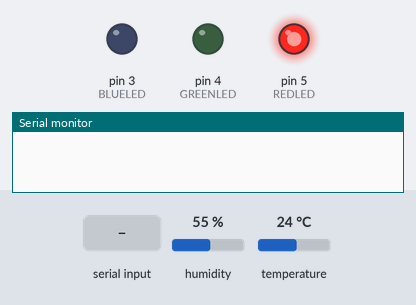
The sketch below on a simulated Arduino Mega 2560, built with avr-gcc and run on an emulated ATmega2560. Shown: output pins drawn as LEDs (lit = HIGH), the last lines printed to the serial monitor. The test bench sets the inputs (shaded band); at power-on: humidity 55 %, temperature 24 °C. The modem accepts every AT command (registered, SIM ready, sends succeed) and sends nothing else.

Above: at 0.01 s.
At 0.6 s:
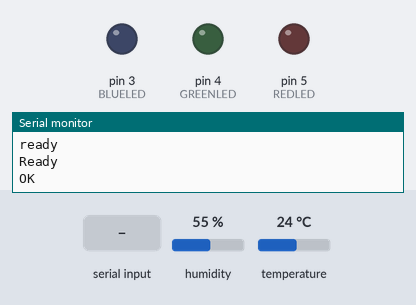
At 7.2 s:
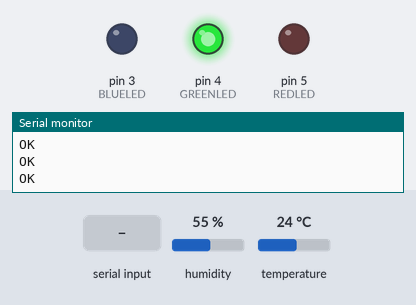
7.3 s: "GET / \n" received over the second serial link
Timing chart, 0 to 10.3 s (numbered marks = the images above; inputs shaded):
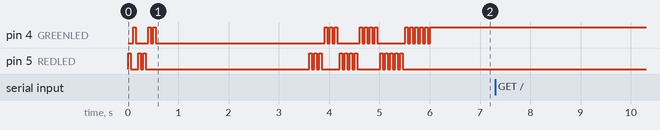

The sketch:

esp8266_dht_apwebserver_1m0.ino
```cpp
/*
original material from
https://petestechprojects.wordpress.com/2014/12/10/mini-server-on-arduino-esp8266/
Start up a very mini web server
******* This requires the Mega 2560 board *****

adapted sketch by niq_ro from http://www.tehnic.go.ro
http://nicuflorica.blogspot.ro/
http://arduinotehniq.blogspot.com/

 */

#include <DHT.h>

#define DHTPIN 8     // what pin we're connected the DHT output
#define DHTTYPE DHT11   // DHT 11
//#define DHTTYPE DHT22   // DHT 22
DHT dht(DHTPIN, DHTTYPE);


#define TIMEOUT 5000 // mS
#define GREENLED 4
#define REDLED 5
#define BLUELED 3

boolean RED_State = false;
boolean GREEN_State = false;
boolean BLUE_State = false;

void setup()
{
 dht.begin();

 pinMode(REDLED,OUTPUT);
 pinMode(GREENLED,OUTPUT);
 pinMode(BLUELED,OUTPUT);

 Serial.begin(115200);
 Serial2.begin(115200);

 int CommandStep = 1;

 //This initializes the Wifi Module as a server
 BlinkLED(REDLED,CommandStep,50);
 SendCommand("AT+RST", "Ready", true);
 BlinkLED(GREENLED,CommandStep,50);
 CommandStep++;

 BlinkLED(REDLED,CommandStep,50);
 //SendCommand("AT+GMR", "OK", true);
 SendCommand("AT+CWMODE=2", "OK", false);  // AP mode
 BlinkLED(GREENLED,CommandStep,50);
 CommandStep++;

 delay(3000);

 BlinkLED(REDLED,CommandStep,50);
 SendCommand("AT+CIFSR", "OK", true);
 BlinkLED(GREENLED,CommandStep,50);
 CommandStep++;


 BlinkLED(REDLED,CommandStep,50);
 SendCommand("AT+CIPMUX=1","OK",true);
 BlinkLED(GREENLED,CommandStep,50);
 CommandStep++;

 BlinkLED(REDLED,CommandStep,50);
 SendCommand("AT+CIPSERVER=1,80","OK",true);
 BlinkLED(GREENLED,CommandStep,50);

 digitalWrite(GREENLED,HIGH);
 //----------------------------------------------------
}

void BlinkLED(int LEDPin, int NumberOfBlinks, int OnDuration)
{
 for (int x=1; x <= NumberOfBlinks ; x ++){
 digitalWrite(LEDPin,HIGH);
 delay(OnDuration);
 digitalWrite(LEDPin,LOW);
 delay(OnDuration);
 }
}


void loop(){
 String IncomingString="";
 char SingleChar;
 boolean StringReady = false;

//int h = dht.readHumidity();
//float t = dht.readTemperature();

 //*** Handle each character that is coming in from the ESP8266 ****
 while(Serial2.available())
 {
 IncomingChar (Serial2.read ());
 }

 while(Serial.available())
 {
 Serial2.write(Serial.read());
 }

}


void ProcessCommand (const char * data)
{
 Serial.println (data);

 String IncomingLine = String(data);

 if (IncomingLine.indexOf("GET / ") != -1) {
 char ClientIdChar = IncomingLine.charAt(5);
 echoFind("OK");
 delay(100);
 int h = dht.readHumidity();
 float t = dht.readTemperature();
 SendHTML(String(ClientIdChar), h, t);
 }

}


void SendHTML(String ClientId, int has, float te){
 Serial.println("Someone requested a HTML Page on Client Id:" + ClientId );
 SendClient("<HTML><HEAD><meta http-equiv=\"refresh\" content=\"20\"><TITLE>niq_ro's ESP8266 Server</TITLE></HEAD>"
// autorefresh at every 20 seconds...
 "<BODY><center><H1>Welcome to niq_ro's ESP8266 page</H1>",ClientId);
 SendClient("<BR><BR><h2>humidity = ",ClientId);
 SendClient(String(has),ClientId);
 SendClient(" % RH <br> temperature = ",ClientId);

int te2 = te*10;
if (te2 > 0) SendClient("+",ClientId);
if (te2 < 0)
    {
    te2 = -te2;
    SendClient("+",ClientId);
    }
 int te21 = te2/10;
 int te22 = te2 - 10*te21;
 SendClient(String(te21),ClientId);
 SendClient(",",ClientId);
 SendClient(String(te22),ClientId);
 SendClient("<sup>o</sup>C <br><p><p> Up time: ",ClientId);
 SendClient(String(millis()/1000),ClientId);
 SendClient(" second(s)...",ClientId);
 SendClient("</BODY></HTML>",ClientId);
 SendCommand("AT+CIPCLOSE="+ ClientId,"OK",true);
}

void SendClient(String ToClientString,String ClientID){
 SendCommand("AT+CIPSEND=" + ClientID + ","+ (ToClientString.length() +2) ,">",false);
 SendCommand(ToClientString,"OK",false);
}


void IncomingChar (const byte InChar)
{
 static char InLine [500]; //Hope we don't get more than that in one line
 static unsigned int Position = 0;

 switch (InChar)
 {
 case '\r': // Don't care about carriage return so throw away.
 break;

 case '\n':
 InLine [Position] = 0;
 ProcessCommand (InLine);
 Position = 0;
 break;

 default:
 InLine [Position++] = InChar;
 }

}


//************** This section specific to simple AT command with no need to parse the response ************
// Warning: Will drop any characters coming in while waiting for the indicated response.
boolean SendCommand(String cmd, String ack, boolean halt_on_fail)
{
 Serial2.println(cmd); // Send command to module

 // Otherwise wait for ack.
 if (!echoFind(ack)) // timed out waiting for ack string
 if (halt_on_fail)
 errorHalt(cmd+" failed");// Critical failure halt.
 else
 return false; // Let the caller handle it.
 return true; // ack blank or ack found
}

// Read characters from WiFi module and echo to serial until keyword occurs or timeout.
boolean echoFind(String keyword)
{
 byte current_char = 0;
 byte keyword_length = keyword.length();

 // Fail if the target string has not been sent by deadline.
 long deadline = millis() + TIMEOUT;
 while(millis() < deadline)
 {
 if (Serial2.available())
 {
 char ch = Serial2.read();
 Serial.write(ch);
 if (ch == keyword[current_char])
 if (++current_char == keyword_length)
 {
 Serial.println();
 return true;
 }
 }
 }
 return false; // Timed out
}

// Print error message and loop stop.
void errorHalt(String msg)
{
 Serial.println(msg);
 Serial.println("HALT");
 digitalWrite(REDLED,HIGH);
 digitalWrite(GREENLED,HIGH);
 while(true){
 };
}
```
